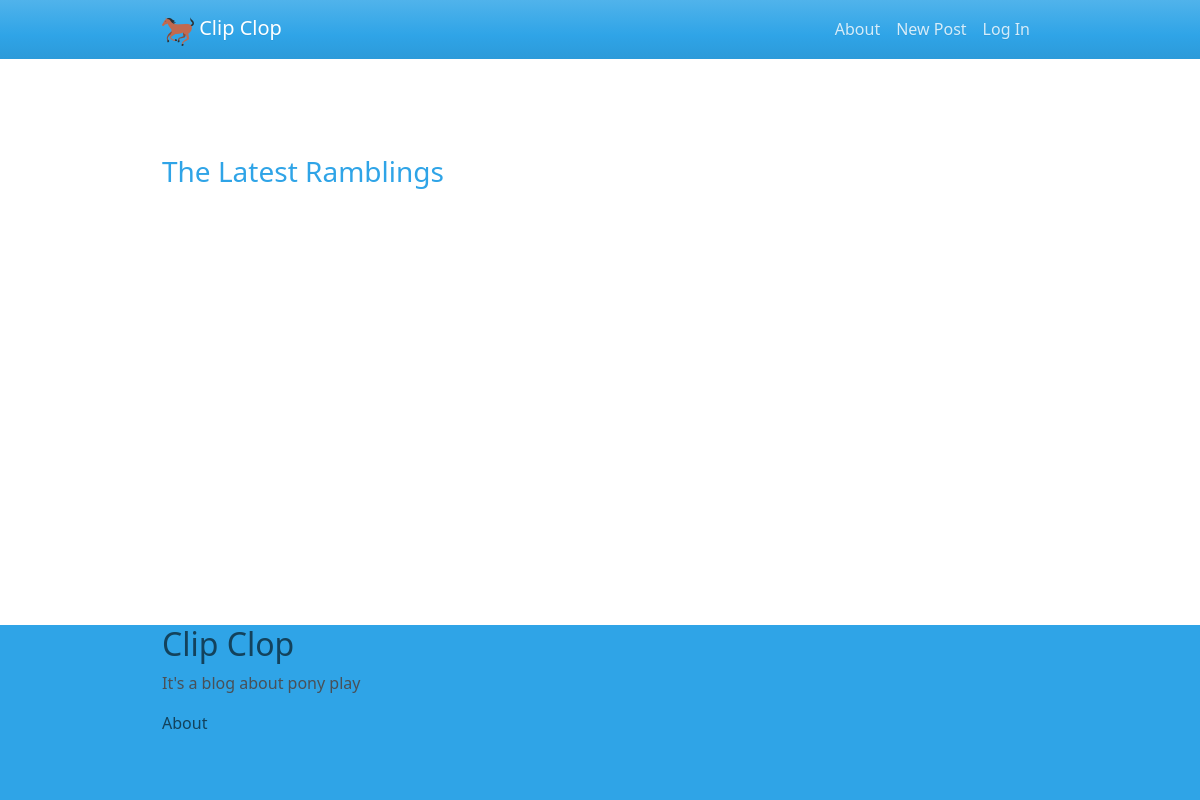
Before: / with the older database file.
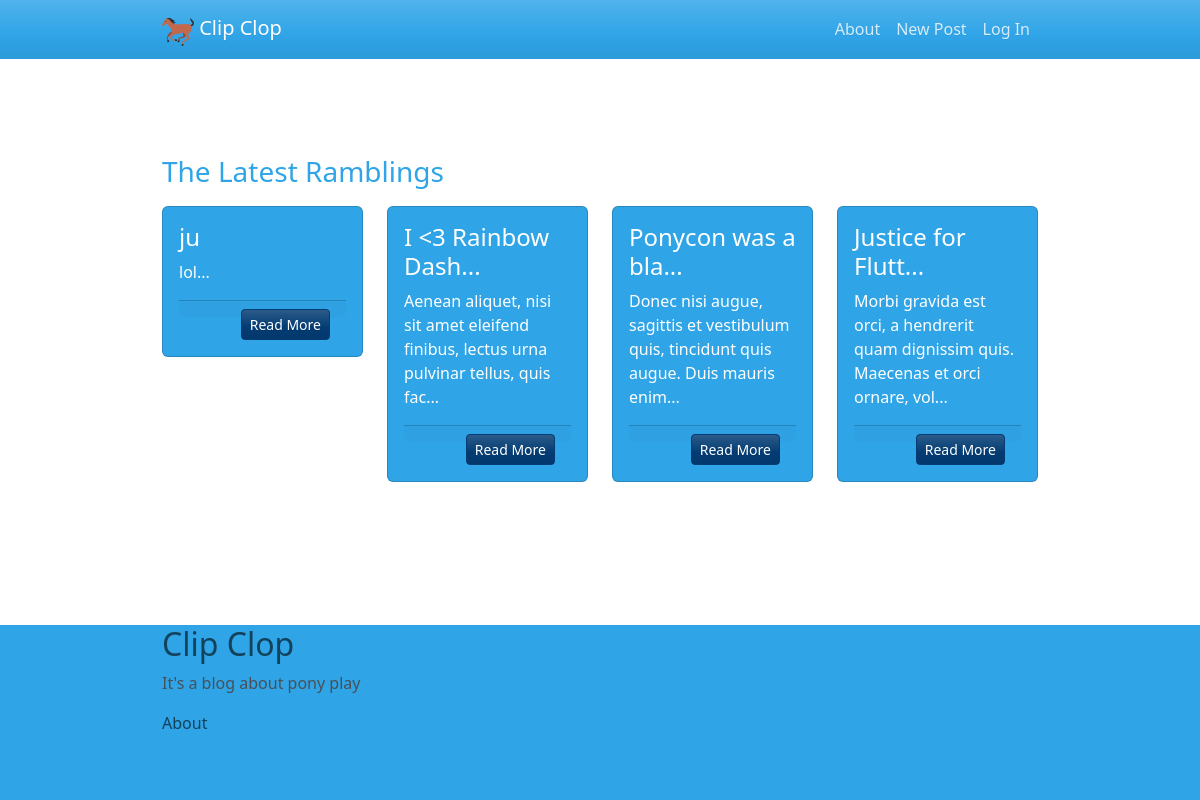
After: the same page with the newer database file.
### tables this page shows
CREATE TABLE `posts` (
  `id` int(11) NOT NULL,
  `title` varchar(100) NOT NULL,
  `content` varchar(650) NOT NULL,
  `created` date NOT NULL,
  `author` varchar(50) NOT NULL
);

### controllers/index.php (called while the page is built)
<?php
function isTrunc($text)
{
    if (strlen($text) >= 19) {
        return substr($text,0,17) . "...";
    } else {
        return $text;
    }
}

### index.php (the view, shortened to what this page needs)
<?php
include 'controllers/index.php';
global $pdo;
$stmt = $pdo->query("
    SELECT
        *
    FROM
        posts
    ORDER BY
        created DESC
");
$result = $stmt->execute();
$posts = $stmt->fetchAll(PDO::FETCH_ASSOC);
?>
<?php include(ROOT_PATH . "includes/header.php"); ?>
<h3>The Latest Ramblings</h3>
<div class="row">
    <?php foreach ($posts as $post) : ?>
        <div class="col-3" style="margin-top:10px;">
            <div class="card text-white bg-primary mb-3" style="max-width: 20rem;">
                <div class="card-body">
                        <h4 class="card-title"><?php echo isTrunc($post['title']) ?></h4>
                    <p class="card-text"><?php echo substr($post['content'], 0, 85) . "..." ?></p>
                    <div class="card-footer text-muted">
                        <a href="views/view-post.php?id=<?php echo $post['id']; ?>" style="float:right;" class="card-link text-body-info btn btn-sm btn-info">Read More</a>
                    </div>
                </div>
            </div>
        </div>
    <?php endforeach; ?>
</div>
<?php include(ROOT_PATH . "includes/footer.php"); ?>

### includes/header.php (shortened to what this page needs)
<!DOCTYPE html>
<html lang="en">
<head>
</head>
<body>
    <nav class="navbar navbar-expand-lg bg-primary" data-bs-theme="dark">
        <div class="container-fluid">
            <a class="navbar-brand" href="<?php echo BASE_URL ?>index.php"><img src="<?php echo BASE_URL?>assets/images/favicon-32x32.png" alt="A Horse"> Clip Clop</a>
            <div class="collapse navbar-collapse" id="navbarColor01">
                <ul class="navbar-nav d-flex">
                    <li class="nav-item">
                        <a class="nav-link" href="#">About</a>
                    </li>
                    <li class="nav-item"><a href="<?php echo BASE_URL ?>views/edit-post.php" class="nav-link">New Post</a></li>
                    <li class="nav-item">
                        <a href="#" class="nav-link">Log In</a>
                    </li>
                </ul>
            </div>
        </div>
    </nav>
    <br/><br/><br/><br/>
    <div class="container">

### includes/footer.php
<br /><br /><br /><br /><br /><br /><br /><br /><br /><br />
</div>
<footer>
    <div class="container">
        <h2 class="text-primary-emphasis">Clip Clop</h2>
        <p>It's a blog about pony play</p>
        <a class="text-primary-emphasis" href="<?php echo BASE_URL?>views/about.php">About</a>
    </div>
</footer>
</body>
</html>

Changed rows visible on the page:
added posts: title "ju", content "lol"
added posts: title "I <3 Rainbow Dash...", content "Aenean aliquet, nisi sit amet eleifend finibus, lectus urna pulvinar tellus, quis fac"
added posts: title "Ponycon was a bla...", content "Donec nisi augue, sagittis et vestibulum quis, tincidunt quis augue. Duis mauris enim"
added posts: title "Justice for Flutt...", content "Morbi gravida est orci, a hendrerit quam dignissim quis. Maecenas et orci ornare, vol"
